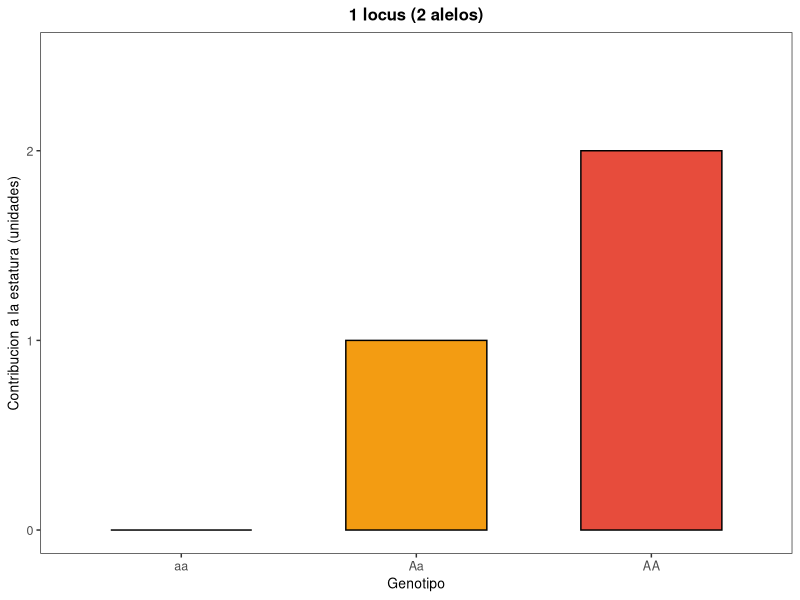
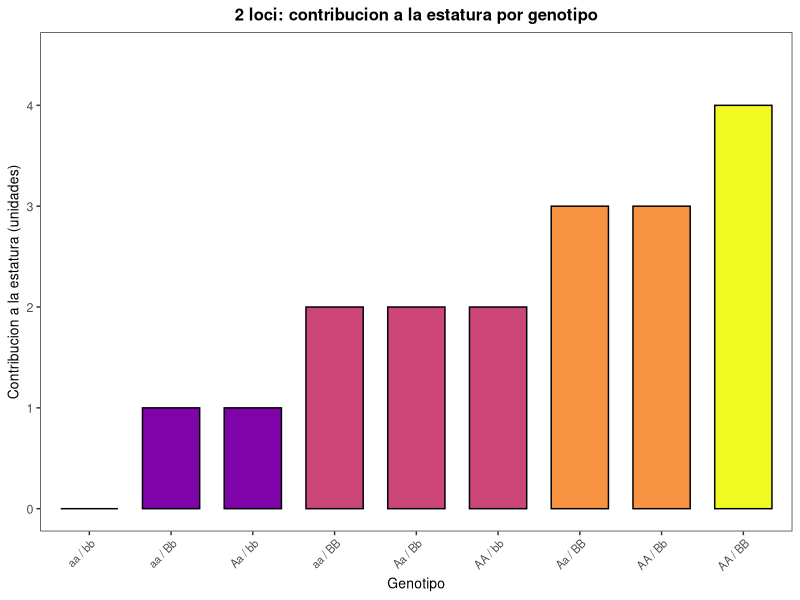
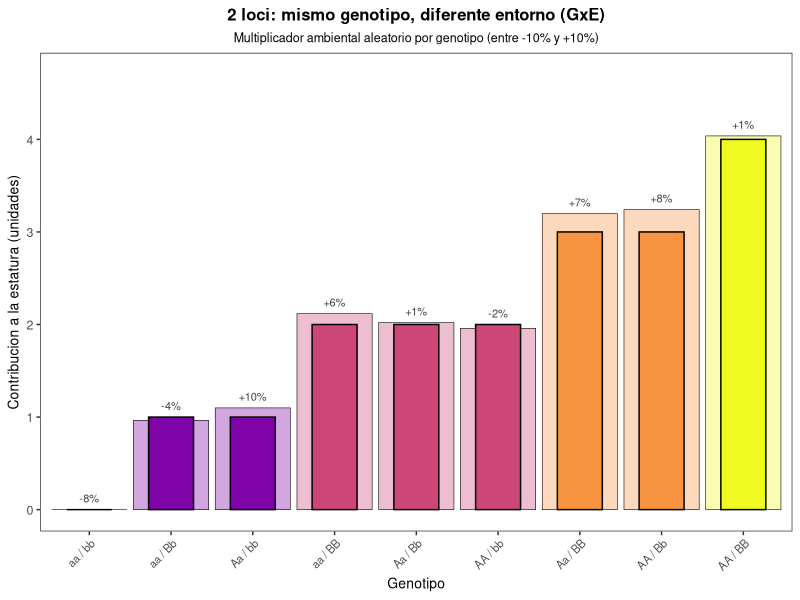
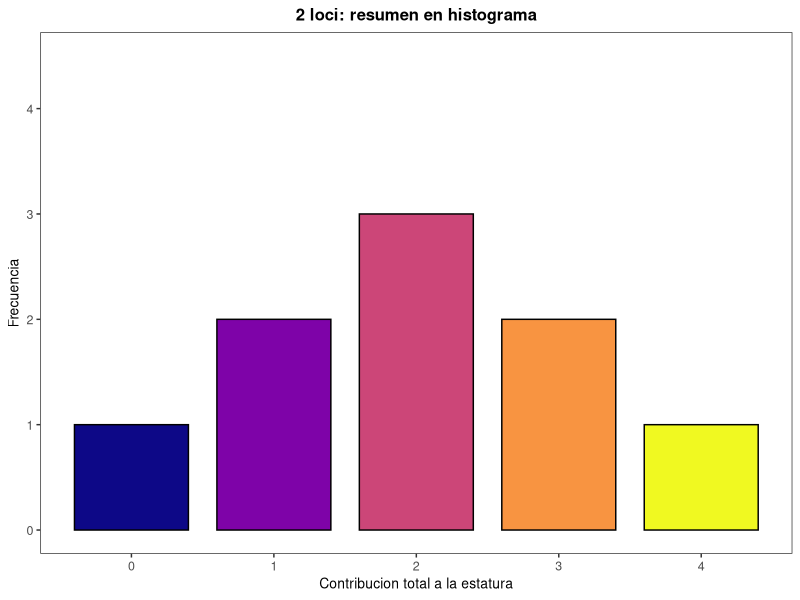
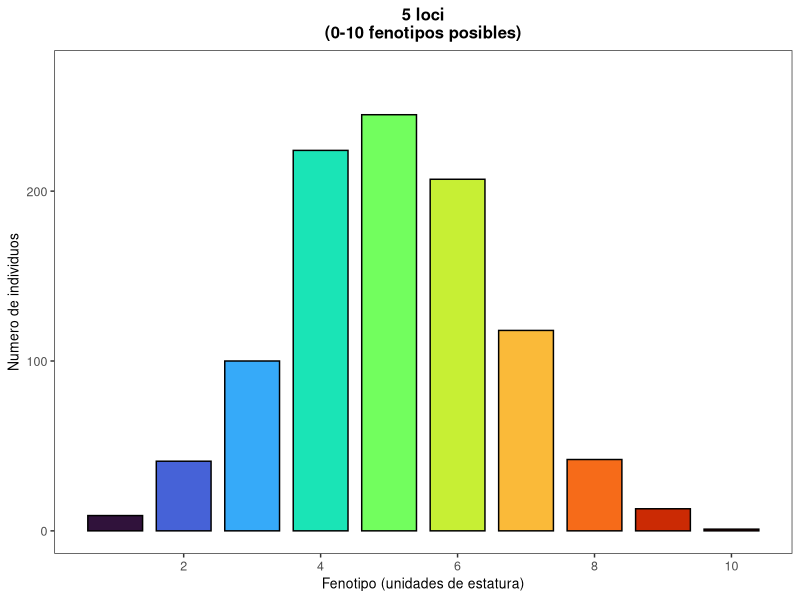
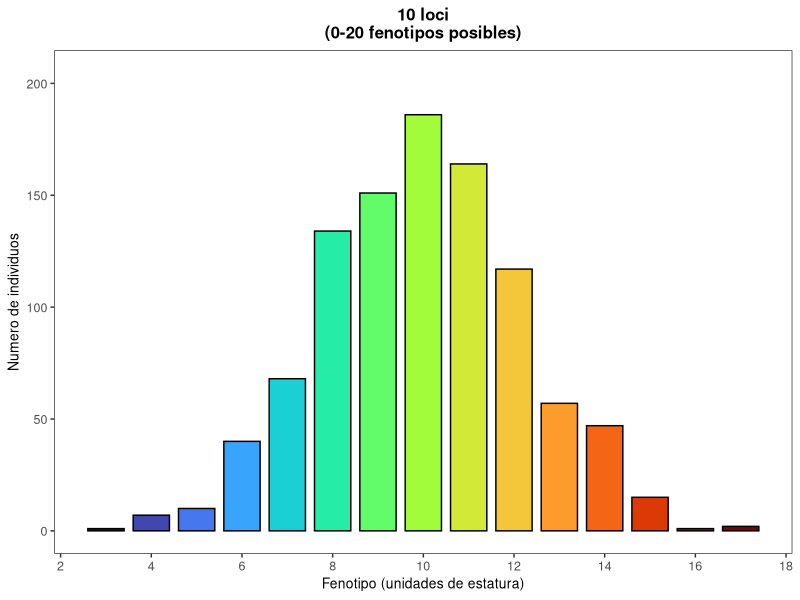
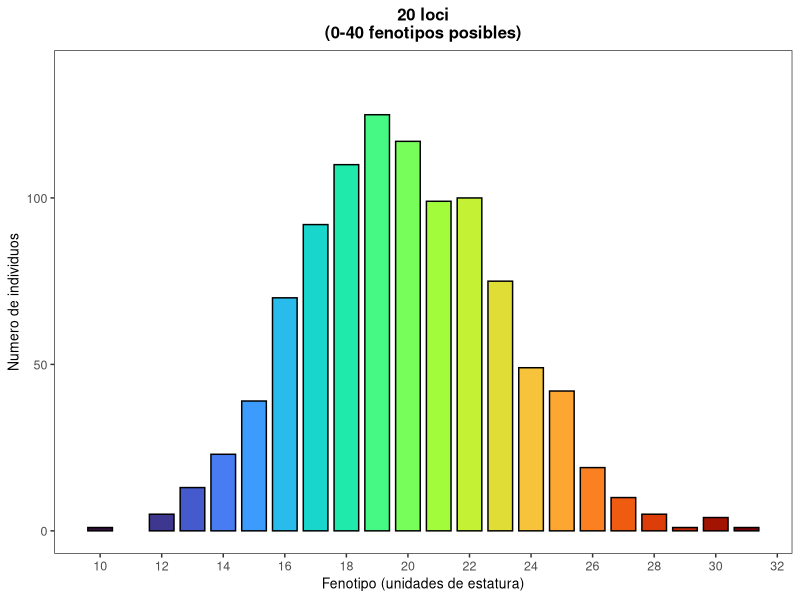
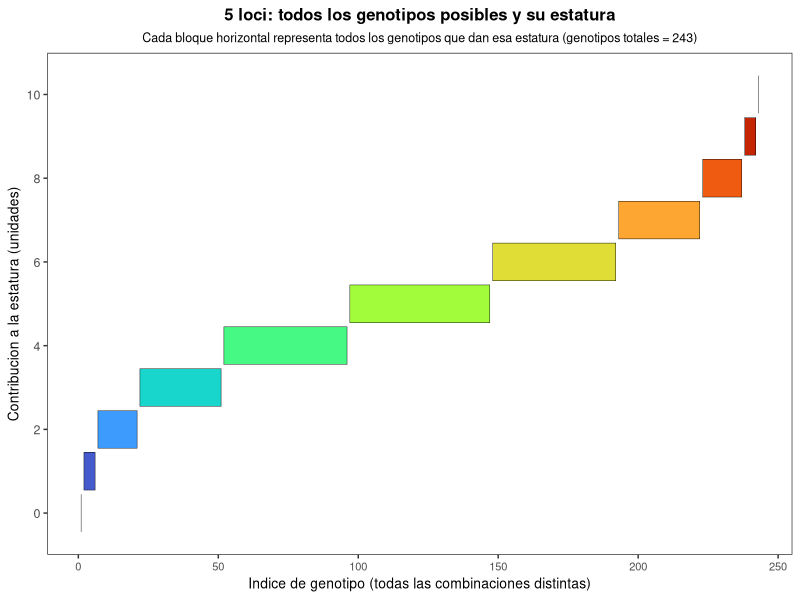

These charts were generated, in order, by the following R code:
# Visualizing how discrete alleles create continuous variation
# Converting text explanation of polygenic inheritance into graphics

library(ggplot2)
library(tidyverse)

# Resolve paths from project root regardless of invocation directory.
get_script_dir <- function() {
  file_arg <- grep("^--file=", commandArgs(trailingOnly = FALSE), value = TRUE)
  if (length(file_arg) > 0) {
    return(dirname(normalizePath(
      sub("^--file=", "", file_arg[1]),
      mustWork = FALSE
    )))
  }

  if (!is.null(sys.frames()[[1]]$ofile)) {
    return(dirname(normalizePath(sys.frames()[[1]]$ofile, mustWork = FALSE)))
  }

  normalizePath(getwd(), mustWork = FALSE)
}

find_project_root <- function(start_dirs) {
  for (start_dir in start_dirs) {
    current <- normalizePath(start_dir, mustWork = FALSE)

    repeat {
      if (file.exists(file.path(current, "_quarto.yml"))) {
        return(current)
      }

      parent <- dirname(current)
      if (identical(parent, current)) {
        break
      }
      current <- parent
    }
  }

  NULL
}

# Theme consistent with course materials
theme_diagram <- function() {
  theme_bw(base_size = 11) +
    theme(
      plot.title = element_text(hjust = 0.5, face = "bold", size = 12),
      panel.grid.minor = element_blank(),
      panel.grid.major = element_blank(),
      axis.title = element_text(size = 10),
      axis.text = element_text(size = 9)
    )
}

# Create output directory if needed
script_dir <- get_script_dir()
project_root <- find_project_root(c(script_dir, getwd()))
if (is.null(project_root)) {
  project_root <- normalizePath(file.path(script_dir, ".."), mustWork = FALSE)
}

output_dir <- file.path(project_root, "lectures", "05-assets")
if (!dir.exists(output_dir)) {
  dir.create(output_dir, recursive = TRUE)
}

# ==============================================================================
# 1. ONE LOCUS (2 alleles: A and a)
# ==============================================================================

one_locus <- tibble(
  Genotype = c("AA", "Aa", "aa"),
  Height = c(2, 1, 0),
  Count = c(1, 1, 1) # one of each in example
)

p1 <- ggplot(one_locus, aes(x = Genotype, y = Height, fill = Genotype)) +
  geom_col(color = "black", width = 0.6) +
  labs(
    title = "1 locus (2 alelos)",
    x = "Genotipo",
    y = "Contribucion a la estatura (unidades)"
  ) +
  scale_y_continuous(limits = c(0, 2.5), breaks = 0:2) +
  scale_fill_manual(
    values = c("AA" = "#E74C3C", "Aa" = "#F39C12", "aa" = "#3498DB")
  ) +
  theme_diagram() +
  theme(legend.position = "none")

ggsave(
  file.path(output_dir, "01_one_locus.png"),
  p1,
  width = 5,
  height = 4,
  dpi = 150
)

# ==============================================================================
# 2. TWO LOCI (4 possible genotypes at each locus = 9 combinations)
# ==============================================================================

two_loci <- expand_grid(
  Locus1 = c("AA", "Aa", "aa"),
  Locus2 = c("BB", "Bb", "bb")
) %>%
  mutate(
    Locus1_contribution = case_when(
      Locus1 == "AA" ~ 2,
      Locus1 == "Aa" ~ 1,
      Locus1 == "aa" ~ 0
    ),
    Locus2_contribution = case_when(
      Locus2 == "BB" ~ 2,
      Locus2 == "Bb" ~ 1,
      Locus2 == "bb" ~ 0
    ),
    Total_height = Locus1_contribution + Locus2_contribution,
    Genotype = paste(Locus1, Locus2, sep = " / ")
  ) %>%
  arrange(Total_height)

p2_height <- ggplot(
  two_loci,
  aes(
    x = reorder(Genotype, Total_height),
    y = Total_height,
    fill = as.factor(Total_height)
  )
) +
  geom_col(color = "black", width = 0.7) +
  labs(
    title = "2 loci: contribucion a la estatura por genotipo",
    x = "Genotipo",
    y = "Contribucion a la estatura (unidades)"
  ) +
  scale_y_continuous(limits = c(0, 4.5), breaks = 0:4) +
  scale_fill_viridis_d(option = "plasma", guide = "none") +
  theme_diagram() +
  theme(
    axis.text.x = element_text(angle = 45, hjust = 1, size = 8)
  )

ggsave(
  file.path(output_dir, "02_two_loci_height.png"),
  p2_height,
  width = 7,
  height = 4,
  dpi = 150
)

set.seed(105)
two_loci_gxe <- two_loci %>%
  mutate(
    env_shift = runif(n(), min = -0.10, max = 0.10),
    env_multiplier = 1 + env_shift,
    Height_gxe = Total_height * env_multiplier,
    env_label = sprintf("%+.0f%%", env_shift * 100)
  )

p2_height_gxe <- ggplot(
  two_loci_gxe,
  aes(
    x = reorder(Genotype, Total_height),
    fill = as.factor(Total_height)
  )
) +
  geom_col(
    aes(y = Height_gxe),
    width = 0.92,
    alpha = 0.35,
    color = "black",
    linewidth = 0.2
  ) +
  geom_col(
    aes(y = Total_height),
    color = "black",
    width = 0.55
  ) +
  geom_text(
    aes(y = pmax(Total_height, Height_gxe) + 0.12, label = env_label),
    size = 2.8,
    color = "gray25"
  ) +
  labs(
    title = "2 loci: mismo genotipo, diferente entorno (GxE)",
    subtitle = "Multiplicador ambiental aleatorio por genotipo (entre -10% y +10%)",
    x = "Genotipo",
    y = "Contribucion a la estatura (unidades)"
  ) +
  scale_y_continuous(limits = c(0, 4.7), breaks = 0:4) +
  scale_fill_viridis_d(option = "plasma", guide = "none") +
  theme_diagram() +
  theme(
    plot.subtitle = element_text(size = 9, hjust = 0.5),
    axis.text.x = element_text(angle = 45, hjust = 1, size = 8)
  )

ggsave(
  file.path(output_dir, "02_two_loci_height_gxe.png"),
  p2_height_gxe,
  width = 7,
  height = 4,
  dpi = 150
)

p2_histogram_data <- two_loci %>%
  count(Total_height, name = "Count")

p2_histogram <- ggplot(
  p2_histogram_data,
  aes(
    x = Total_height,
    y = Count,
    fill = as.factor(Total_height)
  )
) +
  geom_col(color = "black", width = 0.8) +
  labs(
    title = "2 loci: resumen en histograma",
    x = "Contribucion total a la estatura",
    y = "Frecuencia"
  ) +
  scale_y_continuous(limits = c(0, 4.5), breaks = 0:4) +
  scale_x_continuous(breaks = 0:4) +
  scale_fill_viridis_d(option = "plasma", guide = "none") +
  theme_diagram()

ggsave(
  file.path(output_dir, "02_two_loci_histogram.png"),
  p2_histogram,
  width = 5,
  height = 4,
  dpi = 150
)

# ==============================================================================
# 3-5. INCREASING LOCI: 5, 10, and 20 loci
# ==============================================================================

generate_polygenic_distribution <- function(n_loci, title) {
  # For each locus, an individual can have 0, 1, or 2 contributing alleles
  # Total possible range: 0 to 2*n_loci

  # Generate all possible phenotypes from population of individuals
  # Assuming Hardy-Weinberg with p=q=0.5 at each locus (simplification)

  # For visualization, simulate a sample population
  set.seed(42)
  n_individuals <- 1000

  phenotypes <- tibble(
    Individual = 1:n_individuals,
    Height = rowSums(
      replicate(n_loci, rbinom(n_individuals, size = 2, prob = 0.5))
    )
  )

  # Count phenotype frequencies
  phenotype_counts <- phenotypes %>%
    group_by(Height) %>%
    summarize(Count = n(), .groups = "drop")

  p <- ggplot(
    phenotype_counts,
    aes(x = Height, y = Count, fill = as.factor(Height))
  ) +
    geom_col(color = "black", width = 0.8) +
    labs(
      title = title,
      x = "Fenotipo (unidades de estatura)",
      y = "Numero de individuos"
    ) +
    scale_y_continuous(limits = c(0, max(phenotype_counts$Count) * 1.1)) +
    scale_x_continuous(breaks = seq(0, 2 * n_loci, by = 2)) +
    scale_fill_viridis_d(option = "turbo", guide = "none") +
    theme_diagram()

  return(p)
}

p3 <- generate_polygenic_distribution(5, "5 loci\n(0-10 fenotipos posibles)")
p4 <- generate_polygenic_distribution(10, "10 loci\n(0-20 fenotipos posibles)")
p5 <- generate_polygenic_distribution(20, "20 loci\n(0-40 fenotipos posibles)")

ggsave(
  file.path(output_dir, "03_five_loci.png"),
  p3,
  width = 5.5,
  height = 4,
  dpi = 150
)

ggsave(
  file.path(output_dir, "04_ten_loci.png"),
  p4,
  width = 5.5,
  height = 4,
  dpi = 150
)

ggsave(
  file.path(output_dir, "05_twenty_loci.png"),
  p5,
  width = 5.5,
  height = 4,
  dpi = 150
)

# ==============================================================================
# 6. ALL POSSIBLE GENOTYPES -> HEIGHT (exact mapping for 5, 10, and 20 loci)
# ==============================================================================

genotype_height_counts <- function(n_loci) {
  # Coefficients of (1 + x + x^2)^n_loci give the number of genotype
  # combinations producing each total height value.
  coeff <- c(1, 1, 1)
  if (n_loci > 1) {
    for (i in 2:n_loci) {
      coeff <- as.numeric(convolve(coeff, c(1, 1, 1), type = "open"))
    }
  }

  tibble(
    Height = 0:(2 * n_loci),
    Genotype_count = round(coeff)
  )
}

plot_all_genotypes_index <- function(n_loci) {
  counts <- genotype_height_counts(n_loci) %>%
    mutate(
      end = cumsum(Genotype_count),
      start = lag(end, default = 0) + 1,
      midpoint = (start + end) / 2
    )

  ggplot(counts) +
    geom_rect(
      aes(
        xmin = start,
        xmax = end,
        ymin = Height - 0.45,
        ymax = Height + 0.45,
        fill = as.factor(Height)
      ),
      color = "black",
      linewidth = 0.15
    ) +
    labs(
      title = paste0(
        n_loci,
        " loci: todos los genotipos posibles y su estatura"
      ),
      subtitle = paste0(
        "Cada bloque horizontal representa todos los genotipos que dan esa estatura",
        " (genotipos totales = ",
        scales::comma(3^n_loci),
        ")"
      ),
      x = "Indice de genotipo (todas las combinaciones distintas)",
      y = "Contribucion a la estatura (unidades)"
    ) +
    scale_x_continuous(labels = scales::comma) +
    scale_y_continuous(breaks = seq(0, 2 * n_loci, by = 2)) +
    scale_fill_viridis_d(option = "turbo", guide = "none") +
    theme_diagram() +
    theme(
      plot.subtitle = element_text(size = 9, hjust = 0.5),
      axis.text.x = element_text(size = 8)
    )
}

p6 <- plot_all_genotypes_index(5)
p7 <- plot_all_genotypes_index(10)
p8 <- plot_all_genotypes_index(20)

ggsave(
  file.path(output_dir, "07_five_loci_all_genotypes.png"),
  p6,
  width = 9,
  height = 4,
  dpi = 150
)

ggsave(
  file.path(output_dir, "08_ten_loci_all_genotypes.png"),
  p7,
  width = 9,
  height = 4,
  dpi = 150
)

ggsave(
  file.path(output_dir, "09_twenty_loci_all_genotypes.png"),
  p8,
  width = 9,
  height = 4,
  dpi = 150
)

# ==============================================================================
# Bonus: Side-by-side comparison showing the progression
# ==============================================================================

# Simplified version for display
comparison_data <- tibble(
  n_loci = c(1, 2, 5, 10, 20),
  max_phenotype = c(2, 4, 10, 20, 40)
) %>%
  expand_grid(phenotype = 0:40) %>%
  mutate(
    # Simple approximation: normal distribution centered
    count = dnorm(phenotype, mean = max_phenotype / 2, sd = max_phenotype / 6)
  ) %>%
  filter(phenotype <= max_phenotype)

p_comparison <- ggplot(
  comparison_data,
  aes(x = phenotype, y = count, fill = as.factor(n_loci))
) +
  facet_wrap(
    ~n_loci,
    scales = "free",
    nrow = 1,
    labeller = labeller(
      n_loci = c(
        "1" = "1 locus",
        "2" = "2 loci",
        "5" = "5 loci",
        "10" = "10 loci",
        "20" = "20 loci"
      )
    )
  ) +
  geom_area(alpha = 0.7, color = "black") +
  labs(
    title = "Como alelos discretos generan variacion continua",
    x = "Valor fenotipico",
    y = "Frecuencia"
  ) +
  scale_fill_viridis_d(option = "turbo", guide = "none") +
  theme_diagram() +
  theme(
    strip.text = element_text(size = 9, face = "bold"),
    axis.text.x = element_text(size = 8),
    axis.text.y = element_blank(),
    axis.ticks.y = element_blank()
  )

ggsave(
  file.path(output_dir, "06_progression.png"),
  p_comparison,
  width = 12,
  height = 3,
  dpi = 150
)
